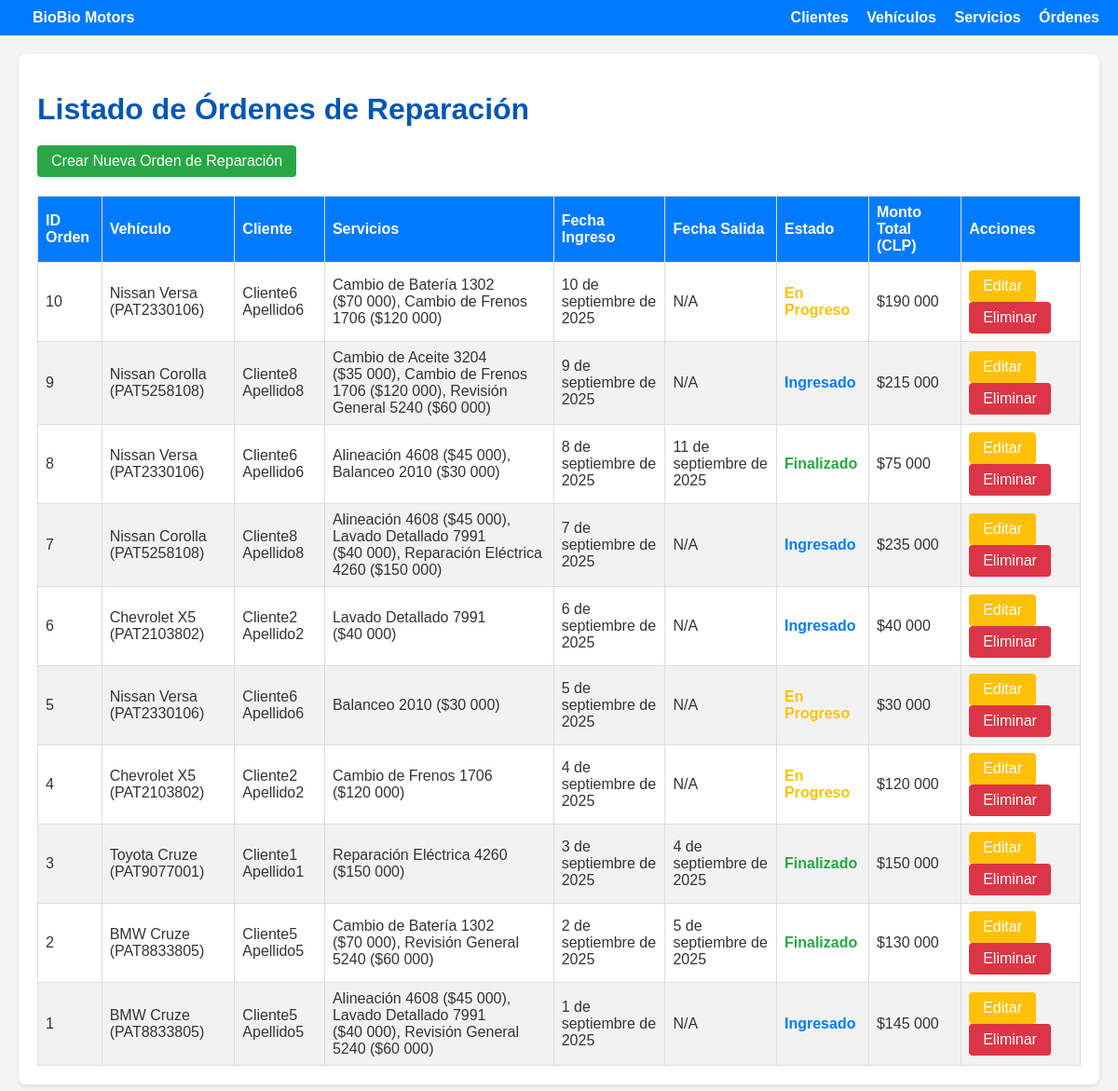
Screenshot of /gestion/ordenes/ with the database file from the repository.
### gestion/models.py (models this page shows, shortened)
class OrdenReparacion(models.Model):
    ESTADO_CHOICES = [
        ('ingresado', 'Ingresado'),
        ('en_progreso', 'En Progreso'),
        ('finalizado', 'Finalizado'),
    ]
    vehiculo = models.ForeignKey(
        Vehiculo,
        on_delete=models.CASCADE,
        related_name='ordenes_reparacion',
        verbose_name="Vehículo"
    ) # Relación uno a muchos con el modelo Vehiculo
    servicios = models.ManyToManyField(
        Servicio,
        related_name='ordenes_reparacion',
        verbose_name="Servicios"
    ) # Relación muchos a muchos con el modelo Servicio
    fecha_ingreso = models.DateField(verbose_name="Fecha de Ingreso") # Fecha en que el vehículo ingresó al taller
    fecha_salida = models.DateField(blank=True, null=True, verbose_name="Fecha de Salida") # Fecha de salida del vehículo (opcional)
    estado = models.CharField(
        max_length=20,
        choices=ESTADO_CHOICES,
        default='ingresado',
        verbose_name="Estado"
    ) # Estado actual de la orden de reparación
    monto_total = models.DecimalField(
        max_digits=10,
        decimal_places=0,
        default=0,
        verbose_name="Monto Total"
    ) # Monto total calculado de la reparación
    class Meta:
        verbose_name = "Orden de Reparación"
        verbose_name_plural = "Órdenes de Reparación"
        ordering = ['-fecha_ingreso'] # Ordenar órdenes por fecha de ingreso descendente

class Vehiculo(models.Model):
    patente = models.CharField(max_length=10, unique=True, verbose_name="Patente") # Patente única del vehículo
    marca = models.CharField(max_length=50, verbose_name="Marca") # Marca del vehículo
    modelo = models.CharField(max_length=50, verbose_name="Modelo") # Modelo del vehículo
    año = models.IntegerField(verbose_name="Año") # Año de fabricación del vehículo
    cliente = models.ForeignKey(
        Cliente,
        on_delete=models.CASCADE,
        related_name='vehiculos',
        verbose_name="Cliente"
    ) # Relación uno a muchos con el modelo Cliente
    class Meta:
        verbose_name = "Vehículo"
        verbose_name_plural = "Vehículos"
        ordering = ['patente'] # Ordenar vehículos por patente

class Cliente(models.Model):
    nombre = models.CharField(max_length=100, verbose_name="Nombre") # Nombre del cliente,verbose_name sirve para
    apellido = models.CharField(max_length=100, verbose_name="Apellido") # Apellido del cliente
    telefono = models.CharField(max_length=15, verbose_name="Teléfono") # Número de teléfono del cliente
    email = models.EmailField(blank=True, null=True, verbose_name="Email") # Email del cliente (opcional)
    class Meta:
        verbose_name = "Cliente"
        verbose_name_plural = "Clientes"
        ordering = ['apellido', 'nombre'] # Ordenar clientes por apellido y luego por nombre

class Servicio(models.Model):
    nombre = models.CharField(max_length=100, unique=True, verbose_name="Nombre del Servicio") # Nombre único del servicio
    precio = models.DecimalField(max_digits=10, decimal_places=0, verbose_name="Precio") # Precio del servicio
    class Meta:
        verbose_name = "Servicio"
        verbose_name_plural = "Servicios"
        ordering = ['nombre'] # Ordenar servicios por nombre

### gestion/views.py (the view)
# urls.py: path('ordenes/', views.orden_reparacion_list, name='orden_reparacion_list'), # Lista todas las órdenes de reparación
def orden_reparacion_list(request):
    ordenes = OrdenReparacion.objects.all().order_by('-fecha_ingreso')
    return render(request, 'gestion/orden_reparacion_list.html', {'ordenes': ordenes, 'titulo': 'Listado de Órdenes de Reparación'})

### gestion/templates/gestion/orden_reparacion_list.html (shortened to what this page needs)
{% extends 'gestion/base.html' %}
{% load humanize %}
{% block content %}
    <h1>{{ titulo }}</h1>
    <p><a href="{% url 'orden_reparacion_create' %}" class="btn btn-success">Crear Nueva Orden de Reparación</a></p>
    {% if ordenes %}
        <table>
            <thead>
                <tr>
                    <th>ID Orden</th>
                    <th>Vehículo</th>
                    <th>Cliente</th>
                    <th>Servicios</th>
                    <th>Fecha Ingreso</th>
                    <th>Fecha Salida</th>
                    <th>Estado</th>
                    <th>Monto Total (CLP)</th>
                    <th>Acciones</th>
                </tr>
            </thead>
            <tbody>
                {% for orden in ordenes %}
                <tr>
                    <td>{{ orden.id }}</td>
                    <td>{{ orden.vehiculo.marca }} {{ orden.vehiculo.modelo }} ({{ orden.vehiculo.patente }})</td>
                    <td>{{ orden.vehiculo.cliente.nombre }} {{ orden.vehiculo.cliente.apellido }}</td>
                    <td>
                        {% for servicio in orden.servicios.all %}
                            {{ servicio.nombre }} (${{ servicio.precio|intcomma }}){% if not forloop.last %}, {% endif %}
                        {% empty %}
                            No hay servicios asociados.
                        {% endfor %}
                    </td>
                    <td>{{ orden.fecha_ingreso }}</td>
                    <td>{{ orden.fecha_salida|default:"N/A" }}</td>
                    <td><span class="estado-{{ orden.estado }}">{{ orden.get_estado_display }}</span></td>
                    <td>${{ orden.monto_total|intcomma }}</td>
                    <td class="actions">
                        <a href="{% url 'orden_reparacion_update' orden.pk %}" class="btn btn-warning">Editar</a>
                        <a href="{% url 'orden_reparacion_delete' orden.pk %}" class="btn btn-danger">Eliminar</a>
                    </td>
                </tr>
                {% endfor %}
            </tbody>
        </table>
    {% else %}
        <p>No hay órdenes de reparación registradas.</p>
    {% endif %}
{% endblock %}

### gestion/templates/gestion/base.html (style rules this page uses)
body { font-family: Arial, sans-serif; margin: 0; background-color: #f4f4f4; color: #333; }
h1 { color: #0056b3; margin-bottom: 20px; }
table { width: 100%; border-collapse: collapse; margin-top: 20px; }
th, td { border: 1px solid #ddd; padding: 8px; text-align: left; }
th { background-color: #007bff; color: white; }
tr:nth-child(even) { background-color: #f2f2f2; }
.btn { display: inline-block; padding: 8px 15px; margin-right: 5px; border-radius: 4px; text-decoration: none; color: white; background-color: #007bff; border: none; cursor: pointer; }
.btn-success { background-color: #28a745; }
.btn-warning { background-color: #ffc107; }
.btn-danger { background-color: #dc3545; }
.actions a { margin-right: 5px; }
.estado-ingresado { color: #007bff; font-weight: bold; }
.estado-en_progreso { color: #ffc107; font-weight: bold; }
.estado-finalizado { color: #28a745; font-weight: bold; }

### rows the page displays
OrdenReparacion: id "10", vehiculo.marca "Nissan", vehiculo.modelo "Versa", vehiculo.patente "PAT2330106", vehiculo.cliente.nombre "Cliente6", vehiculo.cliente.apellido "Apellido6", fecha_ingreso "10 de septiembre de 2025", fecha_salida "N/A", estado "En Progreso", monto_total "190 000"
Servicio: nombre "Cambio de Batería 1302", precio "70 000"
Servicio: nombre "Cambio de Frenos 1706", precio "120 000"
OrdenReparacion: id "9", vehiculo.marca "Nissan", vehiculo.modelo "Corolla", vehiculo.patente "PAT5258108", vehiculo.cliente.nombre "Cliente8", vehiculo.cliente.apellido "Apellido8", fecha_ingreso "9 de septiembre de 2025", fecha_salida "N/A", estado "Ingresado", monto_total "215 000"
Servicio: nombre "Cambio de Aceite 3204", precio "35 000"
Servicio: nombre "Revisión General 5240", precio "60 000"
OrdenReparacion: id "8", vehiculo.marca "Nissan", vehiculo.modelo "Versa", vehiculo.patente "PAT2330106", vehiculo.cliente.nombre "Cliente6", vehiculo.cliente.apellido "Apellido6", fecha_ingreso "8 de septiembre de 2025", fecha_salida "11 de septiembre de 2025", estado "Finalizado", monto_total "75 000"
Servicio: nombre "Alineación 4608", precio "45 000"
Servicio: nombre "Balanceo 2010", precio "30 000"
OrdenReparacion: id "7", vehiculo.marca "Nissan", vehiculo.modelo "Corolla", vehiculo.patente "PAT5258108", vehiculo.cliente.nombre "Cliente8", vehiculo.cliente.apellido "Apellido8", fecha_ingreso "7 de septiembre de 2025", fecha_salida "N/A", estado "Ingresado", monto_total "235 000"
Servicio: nombre "Lavado Detallado 7991", precio "40 000"
Servicio: nombre "Reparación Eléctrica 4260", precio "150 000"
OrdenReparacion: id "6", vehiculo.marca "Chevrolet", vehiculo.modelo "X5", vehiculo.patente "PAT2103802", vehiculo.cliente.nombre "Cliente2", vehiculo.cliente.apellido "Apellido2", fecha_ingreso "6 de septiembre de 2025", fecha_salida "N/A", estado "Ingresado", monto_total "40 000"
OrdenReparacion: id "5", vehiculo.marca "Nissan", vehiculo.modelo "Versa", vehiculo.patente "PAT2330106", vehiculo.cliente.nombre "Cliente6", vehiculo.cliente.apellido "Apellido6", fecha_ingreso "5 de septiembre de 2025", fecha_salida "N/A", estado "En Progreso", monto_total "30 000"
OrdenReparacion: id "4", vehiculo.marca "Chevrolet", vehiculo.modelo "X5", vehiculo.patente "PAT2103802", vehiculo.cliente.nombre "Cliente2", vehiculo.cliente.apellido "Apellido2", fecha_ingreso "4 de septiembre de 2025", fecha_salida "N/A", estado "En Progreso", monto_total "120 000"
OrdenReparacion: id "3", vehiculo.marca "Toyota", vehiculo.modelo "Cruze", vehiculo.patente "PAT9077001", vehiculo.cliente.nombre "Cliente1", vehiculo.cliente.apellido "Apellido1", fecha_ingreso "3 de septiembre de 2025", fecha_salida "4 de septiembre de 2025", estado "Finalizado", monto_total "150 000"
OrdenReparacion: id "2", vehiculo.marca "BMW", vehiculo.modelo "Cruze", vehiculo.patente "PAT8833805", vehiculo.cliente.nombre "Cliente5", vehiculo.cliente.apellido "Apellido5", fecha_ingreso "2 de septiembre de 2025", fecha_salida "5 de septiembre de 2025", estado "Finalizado", monto_total "130 000"
OrdenReparacion: id "1", vehiculo.marca "BMW", vehiculo.modelo "Cruze", vehiculo.patente "PAT8833805", vehiculo.cliente.nombre "Cliente5", vehiculo.cliente.apellido "Apellido5", fecha_ingreso "1 de septiembre de 2025", fecha_salida "N/A", estado "Ingresado", monto_total "145 000"

### other values shown
{{ titulo }} "Listado de Órdenes de Reparación"
